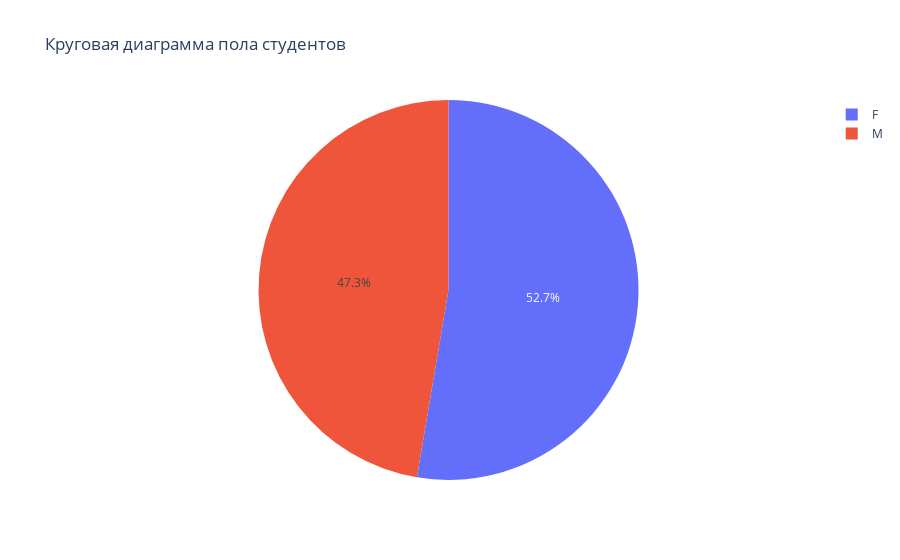

This figure's notebook cell:
### Markdown cell above
Ящик: Вертикальная линия в середине ящика представляет медиану количества пропусков. Это значение будет показывать, сколько пропусков было в среднем у студентов.

    Усы: Усы будут указывать на минимальное и максимальное количество пропусков в данных студентов, исключая выбросы.

    Выбросы: Точки за пределами усов могут представлять собой студентов, у которых было необычно много или слишком мало пропусков, то есть такие значения, которые существенно отличаются от среднего уровня пропусков.

### Code cell
# Круговая диаграмма пола студентов
gender_counts = df['sex'].value_counts().reset_index()
gender_counts.columns = ['Пол', 'Количество']
fig = px.pie(gender_counts, names='Пол', values='Количество', title="Круговая диаграмма пола студентов")
fig.show()

### Figure 1 — Plotly figure (JSON) as saved in the notebook; plotly's stock layout.template omitted (floating-point values rounded to 4 significant figures)
{"data": [{"domain": {"x": [0, 1], "y": [0, 1]}, "hovertemplate": "Пол=%{label}<br>Количество=%{value}<extra></extra>", "labels": ["F", "M"], "legendgroup": "", "name": "", "showlegend": true, "type": "pie", "values": [208, 187]}], "layout": {"legend": {"tracegroupgap": 0}, "title": {"text": "Круговая диаграмма пола студентов"}}}
